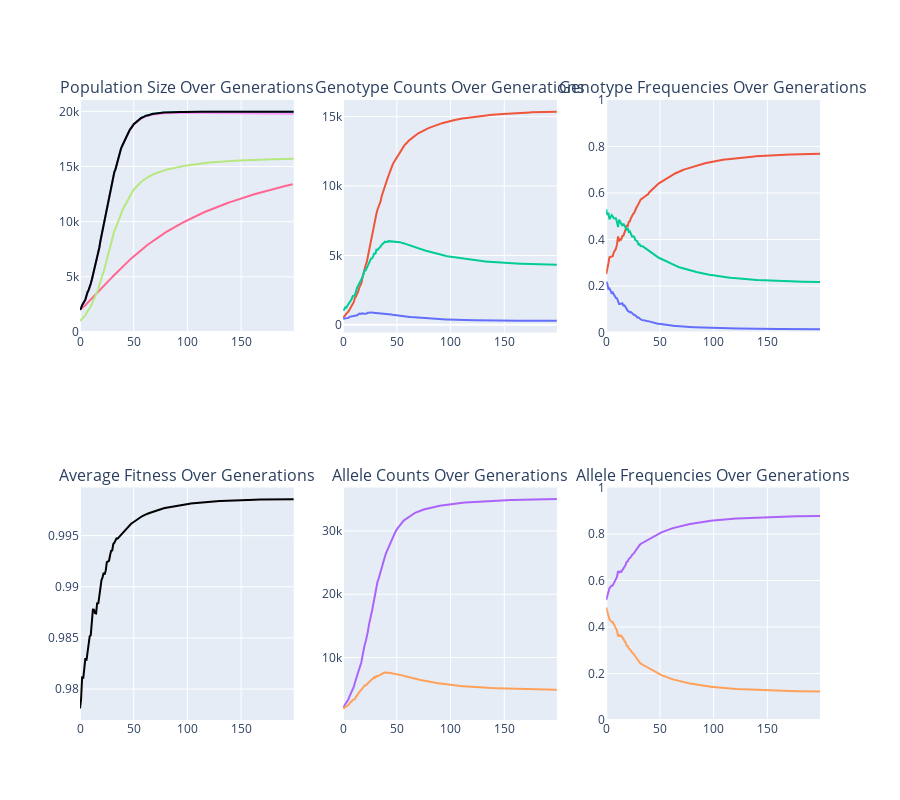

Write notebook code for a chart like this one.
### Code cell
# 1 locus, 2 alleles (HW equilibrium)

generations=200
growth_rate=0.1
max_drift=0.1
mutation_rate=0.01
carrying_capacity = 20000
bottleneck_yr=None
bottleneck_pop=None
covariance=0

genotype_data = {
    (('A1', 'A1'),) : {'Nm': 250, 'Nf': 250, 'fitness': 1.0},
    (('A1', 'A2'),) : {'Nm': 500, 'Nf': 500, 'fitness': 1.0},
    (('A2', 'A2'),) : {'Nm': 250, 'Nf': 250, 'fitness': 0.9},
}


pop_gen(
    generations,
    genotype_data,
    growth_rate,
    carrying_capacity,
    max_drift,
    mutation_rate,
    bottleneck_yr,
    bottleneck_pop,
    covariance,
)

### Figure 1 — Plotly figure (JSON) as saved in the notebook; plotly's stock layout.template omitted (floating-point values rounded to 4 significant figures; data arrays with more than 128 entries replaced by an {"elided": "..."} marker saying what was removed)
{"data": [{"hoverinfo": "text", "line": {"color": "#19D3F3"}, "mode": "lines", "name": "Ne (Sex Ratios)", "showlegend": false, "text": {"elided": "200 str values"}, "type": "scatter", "x": {"elided": "200 int values"}, "xaxis": "x", "y": {"elided": "200 float values"}, "yaxis": "y"}, {"hoverinfo": "text", "line": {"color": "#FF6692"}, "mode": "lines", "name": "Ne (Size Variation)", "showlegend": false, "text": {"elided": "199 str values"}, "type": "scatter", "x": {"elided": "199 int values"}, "xaxis": "x", "y": {"elided": "199 float values"}, "yaxis": "y"}, {"hoverinfo": "text", "line": {"color": "#B6E880"}, "mode": "lines", "name": "Ne (Allele Variation)", "showlegend": false, "text": {"elided": "200 str values"}, "type": "scatter", "x": {"elided": "200 int values"}, "xaxis": "x", "y": {"elided": "200 float values"}, "yaxis": "y"}, {"hoverinfo": "text", "line": {"color": "#FF97FF"}, "mode": "lines", "name": "Ne (Inbreeding)", "showlegend": false, "text": {"elided": "200 str values"}, "type": "scatter", "x": {"elided": "200 int values"}, "xaxis": "x", "y": {"elided": "200 float values"}, "yaxis": "y"}, {"hoverinfo": "text", "line": {"color": "black"}, "mode": "lines", "name": "N", "showlegend": false, "text": {"elided": "200 str values"}, "type": "scatter", "x": {"elided": "200 int values"}, "xaxis": "x", "y": {"elided": "200 int values"}, "yaxis": "y"}, {"hoverinfo": "text", "line": {"color": "#EF553B"}, "mode": "lines", "name": "A1A1", "showlegend": false, "text": {"elided": "200 str values"}, "type": "scatter", "x": {"elided": "200 int values"}, "xaxis": "x2", "y": {"elided": "200 int values"}, "yaxis": "y2"}, {"hoverinfo": "text", "line": {"color": "#00CC96"}, "mode": "lines", "name": "A1A2", "showlegend": false, "text": {"elided": "200 str values"}, "type": "scatter", "x": {"elided": "200 int values"}, "xaxis": "x2", "y": {"elided": "200 int values"}, "yaxis": "y2"}, {"hoverinfo": "text", "line": {"color": "#636EFA"}, "mode": "lines", "name": "A2A2", "showlegend": false, "text": {"elided": "200 str values"}, "type": "scatter", "x": {"elided": "200 int values"}, "xaxis": "x2", "y": {"elided": "200 int values"}, "yaxis": "y2"}, {"hoverinfo": "text", "line": {"color": "#EF553B"}, "mode": "lines", "name": "A1A1", "showlegend": false, "text": {"elided": "200 str values"}, "type": "scatter", "x": {"elided": "200 int values"}, "xaxis": "x3", "y": {"elided": "200 float values"}, "yaxis": "y3"}, {"hoverinfo": "text", "line": {"color": "#00CC96"}, "mode": "lines", "name": "A1A2", "showlegend": false, "text": {"elided": "200 str values"}, "type": "scatter", "x": {"elided": "200 int values"}, "xaxis": "x3", "y": {"elided": "200 float values"}, "yaxis": "y3"}, {"hoverinfo": "text", "line": {"color": "#636EFA"}, "mode": "lines", "name": "A2A2", "showlegend": false, "text": {"elided": "200 str values"}, "type": "scatter", "x": {"elided": "200 int values"}, "xaxis": "x3", "y": {"elided": "200 float values"}, "yaxis": "y3"}, {"hoverinfo": "text", "line": {"color": "black"}, "mode": "lines", "name": "Average Fitness", "showlegend": false, "text": {"elided": "200 str values"}, "type": "scatter", "x": {"elided": "200 int values"}, "xaxis": "x4", "y": {"elided": "200 float values"}, "yaxis": "y4"}, {"hoverinfo": "text", "line": {"color": "#AB63FA"}, "mode": "lines", "name": "A1", "showlegend": false, "text": {"elided": "200 str values"}, "type": "scatter", "x": {"elided": "200 int values"}, "xaxis": "x5", "y": {"elided": "200 int values"}, "yaxis": "y5"}, {"hoverinfo": "text", "line": {"color": "#FFA15A"}, "mode": "lines", "name": "A2", "showlegend": false, "text": {"elided": "200 str values"}, "type": "scatter", "x": {"elided": "200 int values"}, "xaxis": "x5", "y": {"elided": "200 int values"}, "yaxis": "y5"}, {"hoverinfo": "text", "line": {"color": "#AB63FA"}, "mode": "lines", "name": "A1", "showlegend": false, "text": {"elided": "200 str values"}, "type": "scatter", "x": {"elided": "200 int values"}, "xaxis": "x6", "y": {"elided": "200 float values"}, "yaxis": "y6"}, {"hoverinfo": "text", "line": {"color": "#FFA15A"}, "mode": "lines", "name": "A2", "showlegend": false, "text": {"elided": "200 str values"}, "type": "scatter", "x": {"elided": "200 int values"}, "xaxis": "x6", "y": {"elided": "200 float values"}, "yaxis": "y6"}], "layout": {"annotations": [{"font": {"size": 16}, "showarrow": false, "text": "Population Size Over Generations", "x": 0.1444, "xanchor": "center", "xref": "paper", "y": 1, "yanchor": "bottom", "yref": "paper"}, {"font": {"size": 16}, "showarrow": false, "text": "Genotype Counts Over Generations", "x": 0.5, "xanchor": "center", "xref": "paper", "y": 1, "yanchor": "bottom", "yref": "paper"}, {"font": {"size": 16}, "showarrow": false, "text": "Genotype Frequencies Over Generations", "x": 0.8556, "xanchor": "center", "xref": "paper", "y": 1, "yanchor": "bottom", "yref": "paper"}, {"font": {"size": 16}, "showarrow": false, "text": "Average Fitness Over Generations", "x": 0.1444, "xanchor": "center", "xref": "paper", "y": 0.375, "yanchor": "bottom", "yref": "paper"}, {"font": {"size": 16}, "showarrow": false, "text": "Allele Counts Over Generations", "x": 0.5, "xanchor": "center", "xref": "paper", "y": 0.375, "yanchor": "bottom", "yref": "paper"}, {"font": {"size": 16}, "showarrow": false, "text": "Allele Frequencies Over Generations", "x": 0.8556, "xanchor": "center", "xref": "paper", "y": 0.375, "yanchor": "bottom", "yref": "paper"}], "height": 800, "hovermode": "closest", "xaxis": {"anchor": "y", "domain": [0, 0.2889]}, "xaxis2": {"anchor": "y2", "domain": [0.3556, 0.6444]}, "xaxis3": {"anchor": "y3", "domain": [0.7111, 1]}, "xaxis4": {"anchor": "y4", "domain": [0, 0.2889]}, "xaxis5": {"anchor": "y5", "domain": [0.3556, 0.6444]}, "xaxis6": {"anchor": "y6", "domain": [0.7111, 1]}, "yaxis": {"anchor": "x", "domain": [0.625, 1]}, "yaxis2": {"anchor": "x2", "domain": [0.625, 1]}, "yaxis3": {"anchor": "x3", "domain": [0.625, 1], "range": [0, 1]}, "yaxis4": {"anchor": "x4", "domain": [0, 0.375]}, "yaxis5": {"anchor": "x5", "domain": [0, 0.375]}, "yaxis6": {"anchor": "x6", "domain": [0, 0.375], "range": [0, 1]}}}
